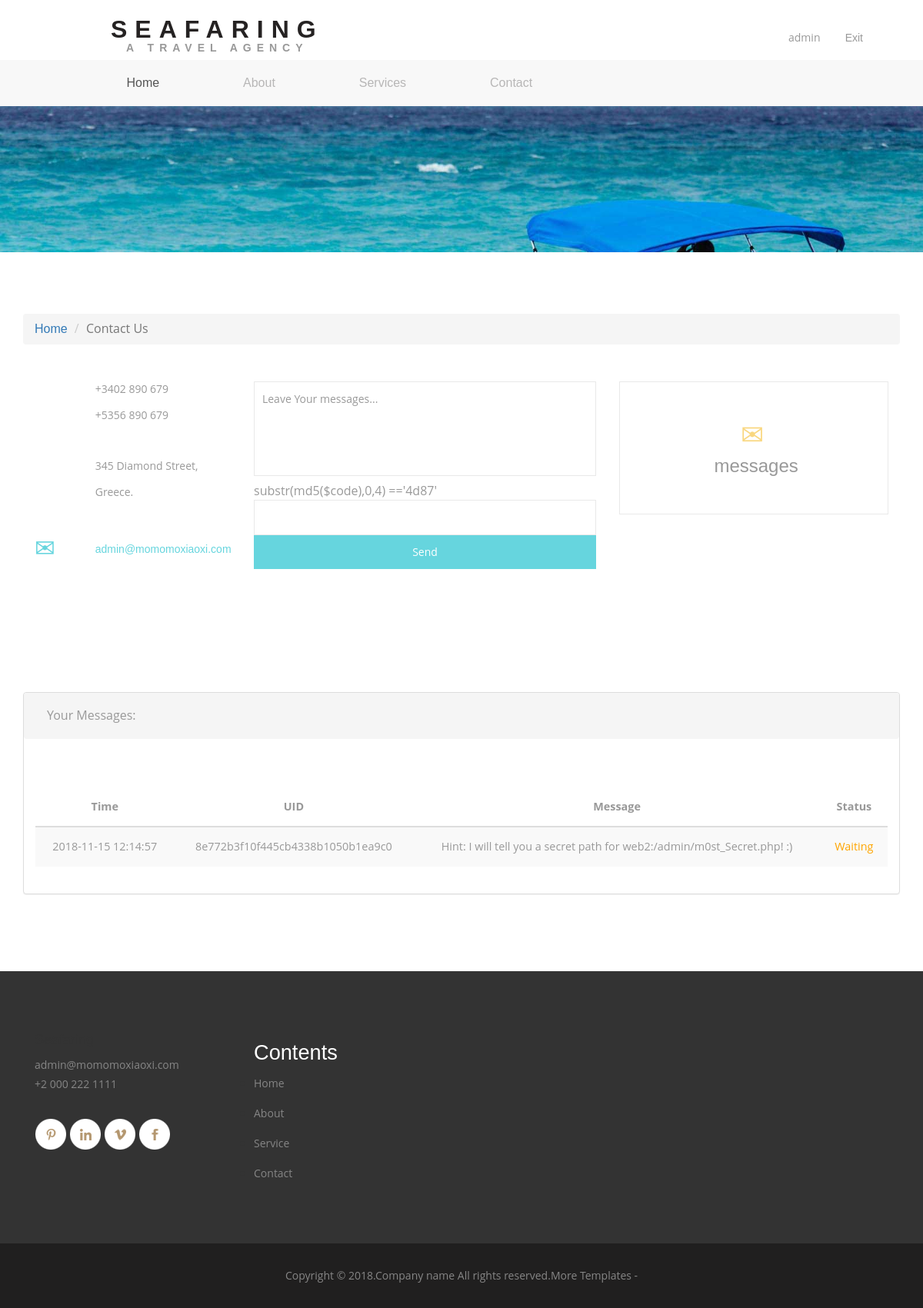
Page /contact.php (signed in) on the committed database.
### tables this page shows
CREATE TABLE `feedbacks` (
  `id` int(11) NOT NULL,
  `message` text,
  `timestamp` timestamp NULL DEFAULT NULL,
  `user_name` text,
  `uid` text,
  `is_checked` int(11) DEFAULT NULL,
  `reply` varchar(500) DEFAULT NULL
);

### www/contact.php (the view, shortened to what this page needs)
<?php
include 'header.php';
?>
<div class="banner1">
</div>
<div class="contact">
    <div class="contact-grids">
        <div class="container">
            <ol class="breadcrumb breadco">
                <li><a href="admin/index.php">Home</a></li>
                <li class="active">Contact Us</li>
            </ol>
            <div class="col-md-3 contact-grid">
                <div class="call">
                    <div class="col-xs-3 contact-grdl">
                        <span class="glyphicon glyphicon-phone" aria-hidden="true"></span>
                    </div>
                    <div class="col-xs-9 contact-grdr">
                        <ul>
                            <li>+3402 890 679</li>
                            <li>+5356 890 679</li>
                        </ul>
                    </div>
                    <div class="clearfix"></div>
                </div>
                <div class="address">
                    <div class="col-xs-3 contact-grdl">
                        <span class="glyphicon glyphicon-send" aria-hidden="true"></span>
                    </div>
                    <div class="col-xs-9 contact-grdr">
                        <ul>
                            <li>345 Diamond Street,</li>
                            <li>Greece.</li>
                        </ul>
                    </div>
                    <div class="clearfix"></div>
                </div>
                <div class="mail">
                    <div class="col-xs-3 contact-grdl">
                        <span class="glyphicon glyphicon-envelope" aria-hidden="true"></span>
                    </div>
                    <div class="col-xs-9 contact-grdr">
                        <ul>
                            <li><a href="mailto:admin@momomoxiaoxi.com">admin@momomoxiaoxi.com</a></li>
                        </ul>
                    </div>
                    <div class="clearfix"></div>
                </div>
            </div>
            <div class="col-md-5 contact-grid">
                <form action="contact.php" method="POST">
                    <textarea type="text" name="message" id="message">Leave Your messages...</textarea>
                    <p style="color: #999;">substr(md5($code),0,4) =='<?php echo $_SESSION['captcha'] ?>'</p>
                    <input type="text" name="code" id="code" required="">
                    <input type="submit" value="Send">
                </form>
            </div>
            <div class="col-md-4 contact-grid">
                <div class="newsletter">
                    <h3><span class="glyphicon glyphicon-envelope" aria-hidden="true"></span>messages</h3>
                </div>
            </div>
        </div>
    </div>
</div>
<div class="contact-grids">
    <div class="container">
        <div class="panel panel-default">
            <ol class="breadcrumb breadco">
                <div class="panel-heading" style="color: #999;">Your Messages:</div>
            </ol>
            <div class="panel-body">
                <table class="table table-striped">
                    <thead>
                    <tr>
                        <th><center>Time</center></th>
                        <th><center>UID</center></th>
                        <th><center>Message</center></th>
                        <th><center>Status</center></th>
                    </tr>
                    </thead>
                    <tbody>
                    <?php
                    $user_name = $dbc->real_escape_string($_SESSION['username']);
                    $query = "SELECT timestamp,uid,message,is_checked FROM feedbacks WHERE user_name = '{$user_name}' ORDER BY id DESC";
                    $result = $dbc->query($query);
                    if ($result->num_rows > 0) {
                        while ($row = $result->fetch_row()) {
                            if ( intval($row[3]) === 1 )
                                $status = '<div style="color:#04FF00">Checked</div>';
                            else
                                $status = '<div style="color:#FFA500">Waiting</div>';
                            echo "
                    <tr>
                    <td><center>{$row[0]}</center></td>
                    <td><center>{$row[1]}</center></td>
                    <td><center>{$row[2]}</center></td>
                    <td><center>{$status}</center></td>
                    </tr>
                  ";
                        }
                    }
                    ?>
                    </tbody>
                </table>
            </div>
        </div>
    </div>
    </div>
<?php
include 'footer.php';
?>

### www/header.php (shortened to what this page needs)
<!DOCTYPE html>
<html>
<head>
    <link href="css/bootstrap.css" rel="stylesheet" type="text/css" media="all"/>
    <link href="css/style.css" rel="stylesheet" type="text/css" media="all"/>
    <link rel="stylesheet" href="css/flexslider.css" type="text/css" media="screen"/>
</head>
<body>
<div class="header">
    <div class="logo">
        <a href="./index.php">Seafaring <span>A Travel Agency</span></a>
    </div>
    <div class="logo-right">
        <ul>
            <?php
            if (isset($_SESSION['username'])) {
                echo "<li>" . $_SESSION['username'] . "</li>";
                echo " <li><a href=\"./admin/logout.php\">Exit</a></li>";
            } else {
                echo "            <li><a href=\"./login.php\">Login</a></li>
            <li><a href=\"./register.php\">Register</a></li>";
            }
            ?>
        </ul>
    </div>
    <div class="clearfix"></div>
</div>
<div class="header-nav">
    <div class="container">
        <nav class="navbar navbar-default">
            <div class="collapse navbar-collapse nav-wil" id="bs-example-navbar-collapse-1">
                <nav class="cl-effect-1">
                    <ul class="nav navbar-nav">
                        <li class="active"><a href="./index.php">Home</a></li>
                        <li><a href="./about.php">About</a></li>
                        <li><a href="./services.php">Services</a></li>
                        <li><?php
                            if (isset($_SESSION['username'])) {
                                echo "<a href='./contact.php'>Contact</a>";
                            } ?></li>
                    </ul>
                </nav>
            </div>
        </nav>
    </div>
</div>

### www/footer.php (shortened to what this page needs)
<div class="footer">
	<div class="container">
		<div class="footer-row">
			<div class="col-md-3 footer-grids">
				<h4>Seafaring</h4>
				<p>admin@momomoxiaoxi.com</p>
				<p>+2 000 222 1111</p>
				<ul class="social-icons">
					<li><a class="p"></a></li>
					<li><a class="in"></a></li>
					<li><a class="v"></a></li>
					<li><a class="facebook"></a></li>
				</ul>
			</div>
			<div class="col-md-3 footer-grids">
				<h3>Contents</h3>
				<ul>
					<li><a href="./index.php">Home</a></li>
					<li><a href="./about.php">About</a></li>
					<li><a href="./services.php">Service</a></li>
                       <li><?php
                           if(isset($_SESSION['username'])){
                               echo "<a href='./contact.php'>Contact</a>";
                           }?></li>
				</ul>
			</div>
			</div>
			<div class="clearfix"> </div>
		</div>
	</div>
<div class="footer-bottom">
	<div class="container">
		<p>Copyright &copy; 2018.Company name All rights reserved.More Templates - </p>
	</div>
</div>

### rows in the picture
feedbacks: timestamp "2018-11-15 12:14:57", uid "8e772b3f10f445cb4338b1050b1ea9c0", message "Hint: I will tell you a secret path for web2:/admin/m0st_Secret.php! :)", is_checked "Waiting"

### other values in the picture
$_SESSION['username'] "admin"
$_SESSION['captcha'] "4d87"
